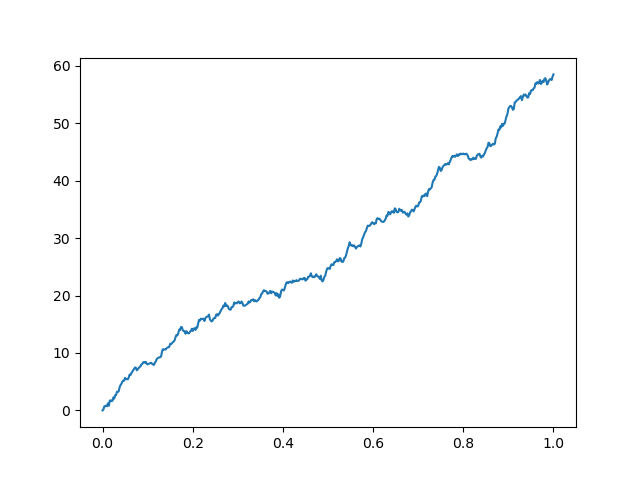

Here is the Python script that generated this plot:
import numpy as np

def generate_drift_brownian_motion(T, N, mu, sigma, n):
    """
    Generate n paths of a drift brownian motion.
    
    Parameters:
    T: total time
    N: number of time steps
    n: number of paths
    mu: drift term
    sigma: standard deviation of the random term
    
    Returns:
    B: a (n, N+1) array of n paths of the brownian motion
    """
    dt = T/N
    # Initialize the brownian motion
    B = np.zeros((n, N+1))
    # Generate the brownian motion
    for i in range(n):
        B[i, 1:] = mu * dt + sigma * np.sqrt(dt) * np.random.standard_normal(size=N)
    return np.cumsum(B, axis=1)

# Test the function
B = generate_drift_brownian_motion(T=50, N=500, mu=1, sigma=1, n=1)

# Plot the result
import matplotlib.pyplot as plt
for i in range(B.shape[0]):
    plt.plot(np.linspace(0, 1, 501), B[i])
plt.savefig('8.png')
plt.show()
